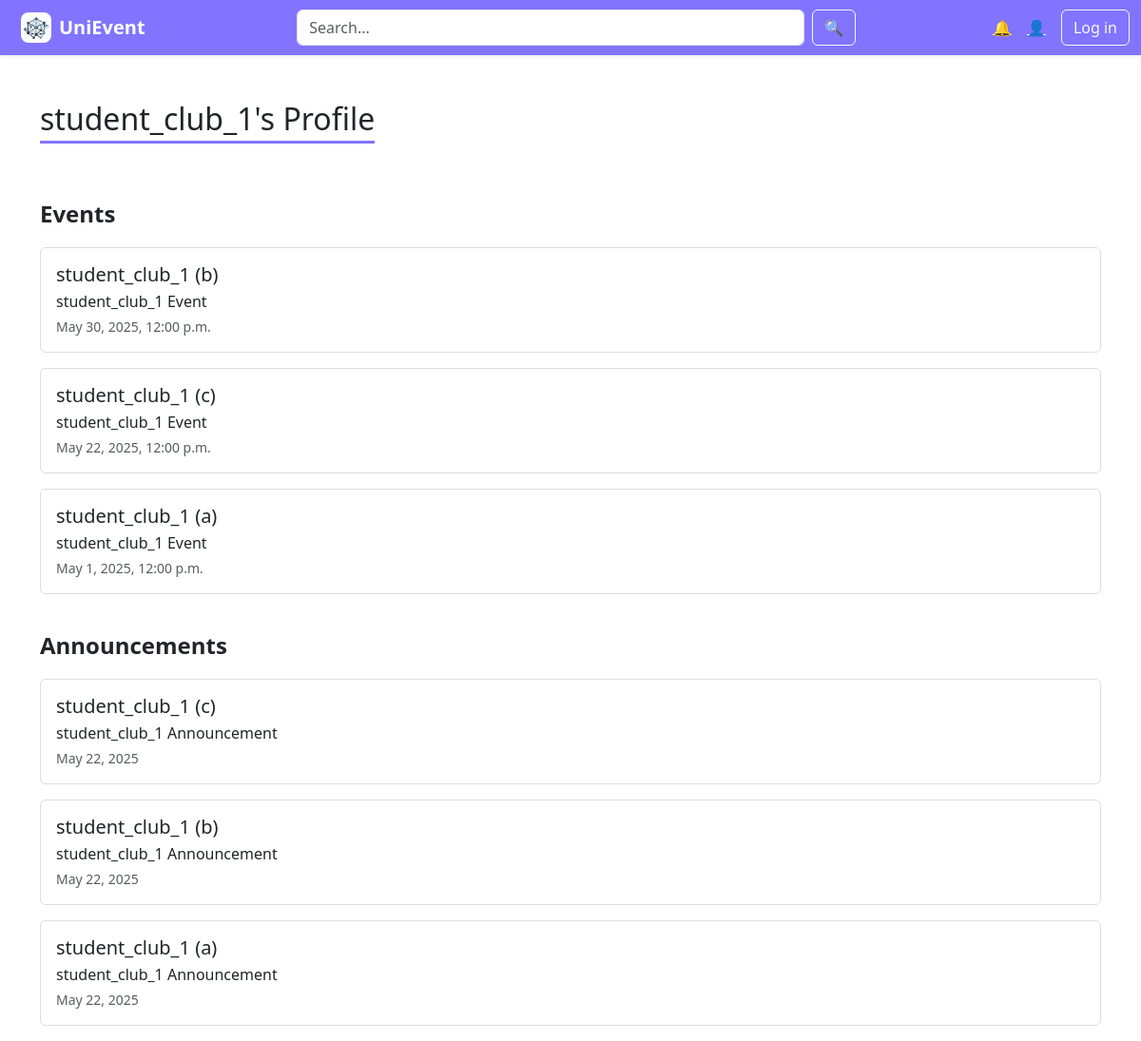
The app's page /clubs/21/ with its own data.
### unievent_event_app/models.py (models this page shows, shortened)
class Event(models.Model):
    title = models.CharField(max_length=200)
    description = models.TextField()
    location = models.CharField(max_length=200)
    start_datetime = models.DateTimeField()
    end_datetime = models.DateTimeField(blank=True, null=True)
    capacity = models.PositiveIntegerField(blank=True, null=True)
    image = models.ImageField(upload_to='event_images/', blank=True, null=True)
    is_paid = models.BooleanField(default=False)
    price = models.DecimalField(max_digits=8, decimal_places=2, blank=True, null=True)
    created_by = models.ForeignKey(User, on_delete=models.CASCADE)

class Announcement(models.Model):
    title = models.CharField(max_length=200)
    content = models.TextField()
    created_at = models.DateTimeField(auto_now_add=True)
    created_by = models.ForeignKey(User, on_delete=models.CASCADE)

### unievent_event_app/views.py (the view)
# urls.py: path('clubs/<int:club_id>/', views.club_profile, name='club_profile'),
def club_profile(request, club_id):
    now = timezone.now()
    club = get_object_or_404(User, id=club_id, groups__name="SchoolClub")
    events = Event.objects.filter(created_by=club).order_by('-start_datetime')
    announcements = Announcement.objects.filter(created_by=club).order_by('-created_at')
    event_ids = []
    if request.user.is_authenticated:
        event_ids = EventRegistration.objects.filter(user=request.user).values_list('event_id', flat=True)
    return render(request, 'club_profile.html', {
        'club': club,
        'events': events,
        'announcements': announcements,
        'event_ids': event_ids,
        'today': now.date(),
        'now': now,
    })

### unievent_event_app/templates/club_profile.html (shortened to what this page needs)
{% load static %}
<!DOCTYPE html>
<html lang="en">
<head>
  <link href="https://cdn.jsdelivr.net/npm/bootstrap@5.3.0/dist/css/bootstrap.min.css" rel="stylesheet">
</head>
<body>
<nav class="navbar navbar-expand-lg navbar-custom shadow-sm">
  <div class="container-fluid">
    <a class="navbar-brand fw-bold d-flex align-items-center" href="/">
      <img src="{% static 'images/unievent_logo.jpg' %}" alt="Logo" width="32" height="32" class="me-2">
      UniEvent
    </a>
    <form method="get" action="{% url 'search' %}" class="d-flex mx-auto w-50">
      <input name="q" class="form-control me-2" type="search" placeholder="Search..." required>
      <button class="btn btn-outline-light" type="submit">🔍</button>
    </form>
    <div class="d-flex align-items-center">
      <a href="#" class="me-3 text-white">🔔</a>
      {% if user.is_authenticated %}
        <a href="/profile/" class="me-3 text-white">👤</a>
        <span class="text-white fw-bold">{{ user.username }}</span>
      {% else %}
        <a href="/accounts/login/" class="me-3 text-white">👤</a>
        <a class="btn btn-outline-light" href="/accounts/login/">Log in</a>
      {% endif %}
    </div>
  </div>
</nav>
<div class="container mt-5">
  <h2 class="purple-underline">{{ club.username }}'s Profile</h2>
  <h4 class="section-title">Events</h4>
  {% if events %}
    {% for event in events %}
      <div class="card p-3">
        <h5 class="mb-1">{{ event.title }}</h5>
        <p class="mb-1">{{ event.description|truncatewords:20 }}</p>
        <small class="text-muted">{{ event.start_datetime|date:"F j, Y, g:i a" }}</small>
      </div>
    {% endfor %}
  {% else %}
    <p class="text-muted">No events found for this club.</p>
  {% endif %}
  <h4 class="section-title">Announcements</h4>
  {% if announcements %}
    {% for announcement in announcements %}
      <div class="card p-3">
        <h5 class="mb-1">{{ announcement.title }}</h5>
        <p class="mb-1">{{ announcement.content|truncatewords:20 }}</p>
        <small class="text-muted">{{ announcement.created_at|date:"F j, Y" }}</small>
      </div>
    {% endfor %}
  {% else %}
    <p class="text-muted">No announcements found for this club.</p>
  {% endif %}
</div>
</body>
</html>

### unievent_event_app/templates/club_profile.html (style rules this page uses)
.navbar-custom { background-color: #8274FF !important; }
.navbar-custom .navbar-brand { color: white !important; margin-left: 10px; }
.navbar-custom .navbar-brand img { border-radius: 8px; }
.purple-underline { border-bottom: 3px solid #8274FF; display: inline-block; padding-bottom: 4px; margin-bottom: 20px; }
.section-title { margin-top: 40px; margin-bottom: 20px; font-weight: 600; }
.card { border: 1px solid #ddd; margin-bottom: 1rem; }

### records on screen
Event: title "student_club_1 (b)", description "student_club_1 Event", start_datetime "May 30, 2025, 12:00 p.m."
Event: title "student_club_1 (c)", description "student_club_1 Event", start_datetime "May 22, 2025, 12:00 p.m."
Event: title "student_club_1 (a)", description "student_club_1 Event", start_datetime "May 1, 2025, 12:00 p.m."
Announcement: title "student_club_1 (c)", content "student_club_1 Announcement", created_at "May 22, 2025"
Announcement: title "student_club_1 (b)", content "student_club_1 Announcement", created_at "May 22, 2025"
Announcement: title "student_club_1 (a)", content "student_club_1 Announcement", created_at "May 22, 2025"

### other values on screen
{{ club.username }} "student_club_1"
